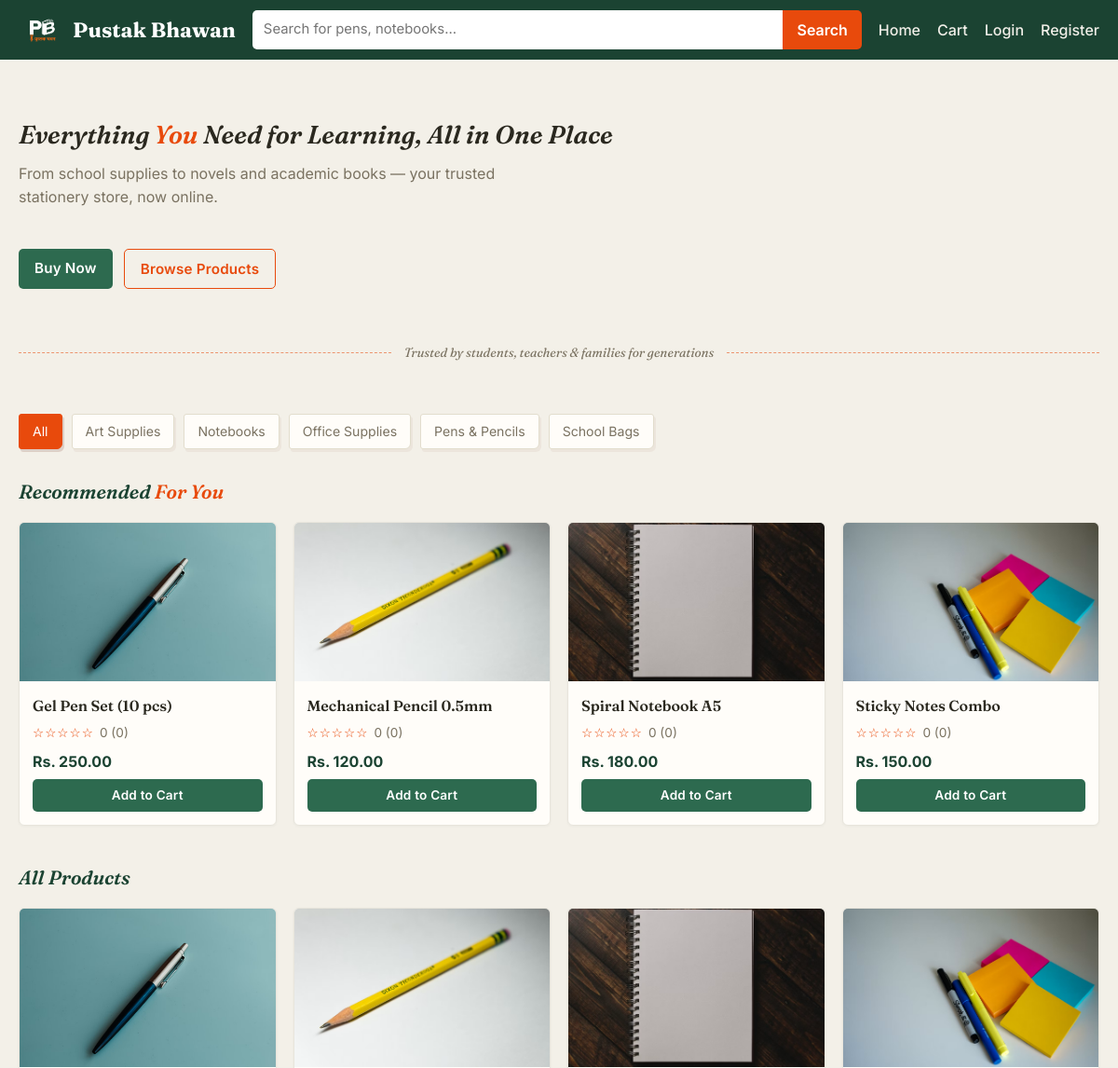
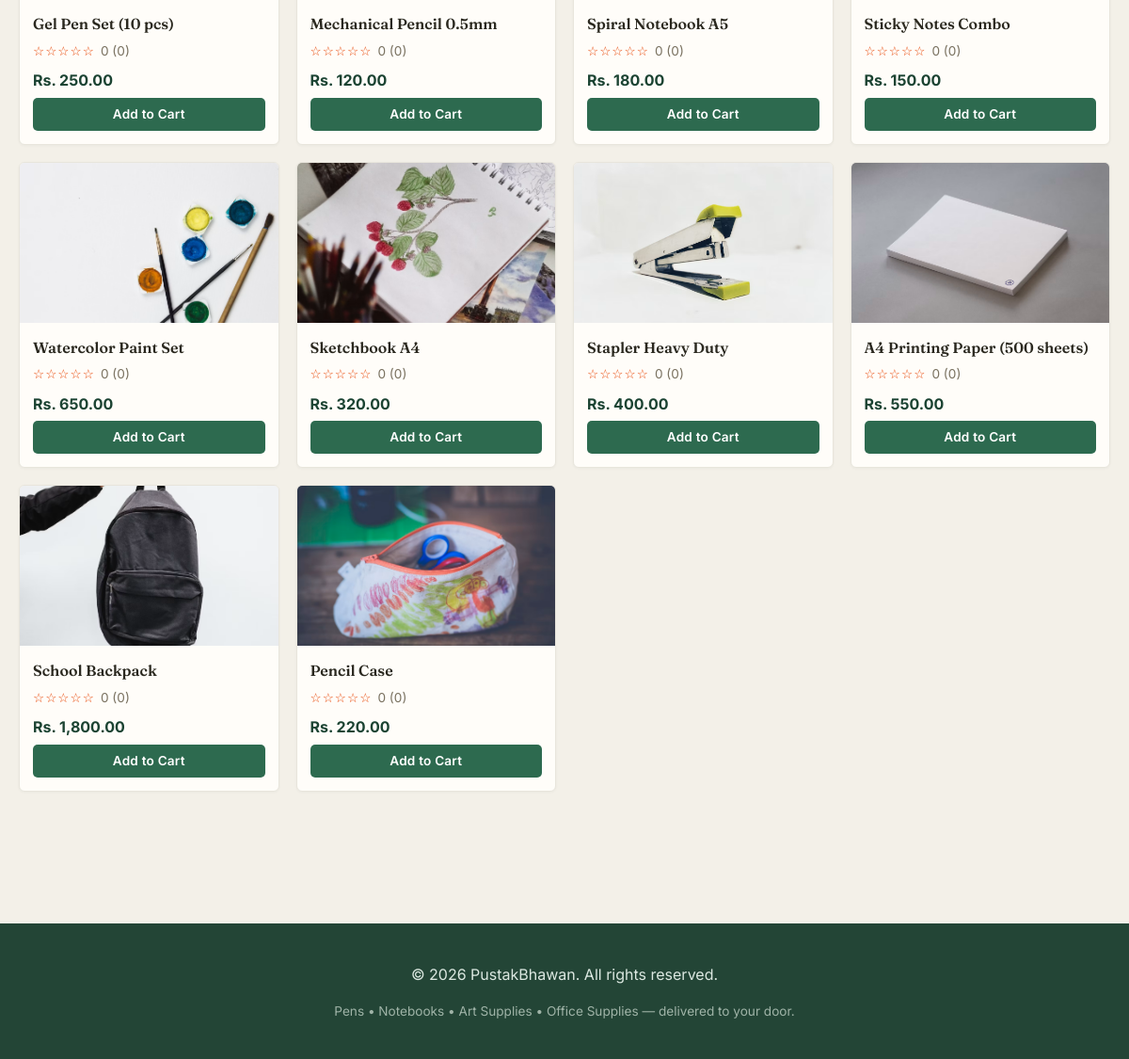
The page / on the database its author committed (2 pictures, top to bottom).
### tables this page shows
CREATE TABLE categories (
    id INT AUTO_INCREMENT PRIMARY KEY,
    name VARCHAR(100) NOT NULL
);

CREATE TABLE products (
    id INT AUTO_INCREMENT PRIMARY KEY,
    category_id INT,
    name VARCHAR(150) NOT NULL,
    description TEXT,
    price DECIMAL(10,2) NOT NULL,
    stock INT DEFAULT 0,
    image VARCHAR(255) DEFAULT 'no-image.png',
    created_at TIMESTAMP DEFAULT CURRENT_TIMESTAMP,
    FOREIGN KEY (category_id) REFERENCES categories(id) ON DELETE SET NULL
);

### includes/product_card.php (the view, shortened to what this page needs)
<?php
$rating = round((float)($p['avg_rating'] ?? 0), 1);
$count  = (int)($p['review_count'] ?? 0);
?>
<div class="product-card">
  <a href="product.php?id=<?= $p['id'] ?>" class="product-img-link">
    <img src="uploads/<?= h($p['image']) ?>" alt="<?= h($p['name']) ?>"
         onerror="this.src='https://via.placeholder.com/300x220?text=PustakBhawan'">
  </a>
  <div class="product-info">
    <a href="product.php?id=<?= $p['id'] ?>" class="product-name"><?= h($p['name']) ?></a>
    <div class="product-rating">
      <?= renderStars($rating) ?>
      <span class="rating-text"><?= $rating ?> (<?= $count ?>)</span>
    </div>
    <div class="product-price"><?= money($p['price']) ?></div>
    <form method="post" action="add_to_cart.php">
      <button type="submit" class="btn btn-small" <?= $p['stock'] <= 0 ? 'disabled' : '' ?>>
        <?= $p['stock'] <= 0 ? 'Out of stock' : 'Add to Cart' ?>
      </button>
    </form>
  </div>
</div>

### includes/header.php (shortened to what this page needs)
<!DOCTYPE html>
<html lang="en">
<head>
<link rel="stylesheet" href="<?= isset($assetBase) ? $assetBase : '' ?>css/style.css">
</head>
<body>
<header class="site-header">
  <div class="header-inner">
    <a href="<?= isset($assetBase) ? $assetBase : '' ?>index.php" class="logo">
  <img src="<?= isset($assetBase) ? $assetBase : '' ?>uploads/logo.png" alt="Pustak Bhawan Logo" class="logo-img">
  Pustak Bhawan
</a>
    <form class="search-form" action="<?= isset($assetBase) ? $assetBase : '' ?>index.php" method="get">
      <input type="text" name="q" placeholder="Search for pens, notebooks..." value="<?= h($_GET['q'] ?? '') ?>">
      <button type="submit">Search</button>
    </form>
    <nav class="main-nav">
      <a href="<?= isset($assetBase) ? $assetBase : '' ?>index.php">Home</a>
      <a href="<?= isset($assetBase) ? $assetBase : '' ?>cart.php" class="cart-link">Cart
      </a>
      <?php if (isLoggedIn()): ?>
        <a href="<?= isset($assetBase) ? $assetBase : '' ?>orders.php">My Orders</a>
        <span class="hello">Hi, <?= h($_SESSION['user_name']) ?></span>
        <a href="<?= isset($assetBase) ? $assetBase : '' ?>logout.php">Logout</a>
      <?php else: ?>
        <a href="<?= isset($assetBase) ? $assetBase : '' ?>login.php">Login</a>
        <a href="<?= isset($assetBase) ? $assetBase : '' ?>register.php">Register</a>
      <?php endif; ?>
    </nav>
  </div>
</header>
<main class="site-main">

### index.php (shortened to what this page needs)
<?php
require 'config.php';
require 'functions.php';
$search     = trim($_GET['q'] ?? '');
$categoryId = isset($_GET['category']) ? (int)$_GET['category'] : 0;
$categories = $conn->query("SELECT * FROM categories ORDER BY name")->fetch_all(MYSQLI_ASSOC);
$sql = "SELECT p.*, COALESCE(AVG(r.rating),0) AS avg_rating, COUNT(r.id) AS review_count
        FROM products p
        LEFT JOIN reviews r ON r.product_id = p.id
        WHERE 1=1 ";
$sql .= " GROUP BY p.id ORDER BY p.created_at DESC";
$stmt = $conn->prepare($sql);
$stmt->execute();
$products = $stmt->get_result()->fetch_all(MYSQLI_ASSOC);
$recommended = getRecommendedProducts($conn, 4);
require 'includes/header.php';
?>
<section class="hero">
  <br>
  <h1>Everything <span class="highlight">You</span> Need for Learning, All in One Place</h1>
  <p>From school supplies to novels and academic books — your trusted stationery store, now online.</p><br>
  <div class="hero-actions">
    <a href="index.php" class="btn btn-primary">Buy Now</a>
    <a href="#all-products" class="btn btn-outline">Browse Products</a>
  </div>
</section>
<p class="divider-caption">Trusted by students, teachers &amp; families for generations</p><br>
<section class="category-bar">
  <a href="index.php" class="chip <?= $categoryId === 0 ? 'active' : '' ?>">All</a>
  <?php foreach ($categories as $cat): ?>
    <a href="index.php?category=<?= $cat['id'] ?>" class="chip <?= $categoryId === (int)$cat['id'] ? 'active' : '' ?>">
      <?= h($cat['name']) ?>
    </a>
  <?php endforeach; ?>
</section>
<?php if ($search === '' && $categoryId === 0 && !empty($recommended)): ?>
<section class="product-section">
  <h2>Recommended <span class="highlight">For You</span></h2>
  <div class="product-grid">
    <?php foreach ($recommended as $p): ?>
      <?php include 'includes/product_card.php'; ?>
    <?php endforeach; ?>
  </div>
</section>
<?php endif; ?>
<section class="product-section" id="all-products">
  <h2>
    <?php if ($search !== ''): ?>
      Search results for "<?= h($search) ?>"
    <?php elseif ($categoryId > 0): ?>
      <?= h($categories[array_search($categoryId, array_column($categories, 'id'))]['name'] ?? 'Products') ?>
    <?php else: ?>
      All Products
    <?php endif; ?>
  </h2>
  <?php if (empty($products)): ?>
    <p class="empty-msg">No products found.</p>
  <?php else: ?>
    <div class="product-grid">
      <?php foreach ($products as $p): ?>
        <?php include 'includes/product_card.php'; ?>
      <?php endforeach; ?>
    </div>
  <?php endif; ?>
</section>
<?php require 'includes/footer.php'; ?>

### functions.php (shortened to what this page needs)
<?php
function isLoggedIn() {
    return isset($_SESSION['user_id']);
}
function money($amount) {
    return 'Rs. ' . number_format($amount, 2);
}
function h($str) {
    return htmlspecialchars($str ?? '', ENT_QUOTES, 'UTF-8');
}
function renderStars($avg) {
    $html = '<span class="stars">';
    for ($i = 1; $i <= 5; $i++) {
        if ($avg >= $i) {
            $html .= '★';
        } elseif ($avg >= $i - 0.5) {
            $html .= '⯪';
        } else {
            $html .= '☆';
        }
    }
    $html .= '</span>';
    return $html;
}
function getRecommendedProducts($conn, $limit = 4, $excludeId = null, $categoryId = null) {
    $sql = "SELECT p.*,
                   COALESCE(AVG(r.rating),0) AS avg_rating,
                   COUNT(r.id) AS review_count
            FROM products p
            LEFT JOIN reviews r ON r.product_id = p.id
            WHERE 1=1 ";
    $types = '';
    $params = [];
    $sql .= " GROUP BY p.id
              ORDER BY avg_rating DESC, review_count DESC, p.created_at DESC
              LIMIT ?";
    $types .= 'i';
    $params[] = $limit;
    $stmt = $conn->prepare($sql);
    $stmt->bind_param($types, ...$params);
    $stmt->execute();
    $result = $stmt->get_result()->fetch_all(MYSQLI_ASSOC);
    return $result;
}

### includes/footer.php (shortened to what this page needs)
</main>
<footer class="site-footer">
  <div class="footer-inner">
    <p>&copy; <?= date('Y') ?> PustakBhawan. All rights reserved.</p>
    <p class="footer-note">Pens • Notebooks • Art Supplies • Office Supplies — delivered to your door.</p>
  </div>
</footer>
</body>
</html>

### rows shown on the page
categories: name "Art Supplies"
categories: name "Notebooks"
categories: name "Office Supplies"
categories: name "Pens & Pencils"
categories: name "School Bags"
products: image (picture), name "Gel Pen Set (10 pcs)", rating "☆☆☆☆☆", rating "0", count "0", price "Rs. 250.00", stock "Add to Cart"
products: image (picture), name "Mechanical Pencil 0.5mm", rating "☆☆☆☆☆", rating "0", count "0", price "Rs. 120.00", stock "Add to Cart"
products: image (picture), name "Spiral Notebook A5", rating "☆☆☆☆☆", rating "0", count "0", price "Rs. 180.00", stock "Add to Cart"
products: image (picture), name "Sticky Notes Combo", rating "☆☆☆☆☆", rating "0", count "0", price "Rs. 150.00", stock "Add to Cart"
products: image (picture), name "Watercolor Paint Set", rating "☆☆☆☆☆", rating "0", count "0", price "Rs. 650.00", stock "Add to Cart"
products: image (picture), name "Sketchbook A4", rating "☆☆☆☆☆", rating "0", count "0", price "Rs. 320.00", stock "Add to Cart"
products: image (picture), name "Stapler Heavy Duty", rating "☆☆☆☆☆", rating "0", count "0", price "Rs. 400.00", stock "Add to Cart"
products: image (picture), name "A4 Printing Paper (500 sheets)", rating "☆☆☆☆☆", rating "0", count "0", price "Rs. 550.00", stock "Add to Cart"
products: image (picture), name "School Backpack", rating "☆☆☆☆☆", rating "0", count "0", price "Rs. 1,800.00", stock "Add to Cart"
products: image (picture), name "Pencil Case", rating "☆☆☆☆☆", rating "0", count "0", price "Rs. 220.00", stock "Add to Cart"
